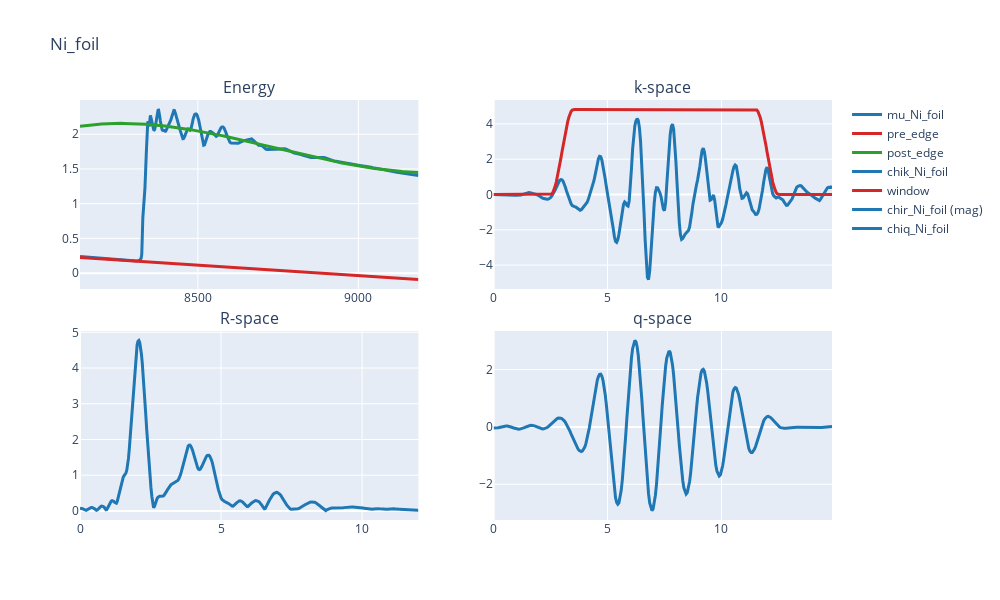
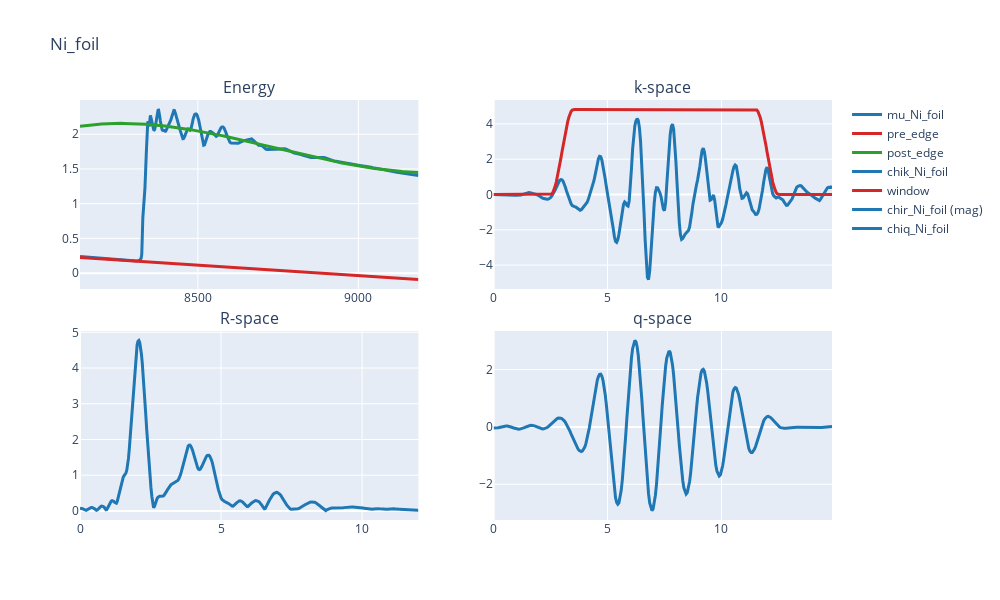

The notebook cell these images were saved under, in order:
### Markdown cell above
## compare all samples in in the subplots
This is just ploting, so far we are just doing the pre-processing:

1. substract a pre-edge background (red line in Fig.1), and mimic a post-edge background (green line)
2. subtract the oscillatory part of the spectrum, and convert the x-aixs from energy [eV] into wavenumber k[A-1]
3. Do a fourier transform, the parameter needed here is the window (shown in the red in Fig.2). Fig.3 shows the amplitude of the fourier transformed spectrum. now the X-axis is converted into R [A]. In this figure, we can clearly see different signals coming from the first-shell, second-shell contributions from the neighboring atoms
4. We can apply a window to Fig.3 to focus only on signals of e.g., the first-shell 1-3 A, then do fourier transoform back again. In order to distinguish, we use *q*-space instead of k-space, compared to Fig.2, you can see that the high-frequency component is gone. 

For the fitting process, we are actually fitting the Fig.4.

### Code cell
for key_i in sam_all_figs.keys():
    quad_plots(figs_E=sam_all_figs[key_i]['mu'], 
               figs_k=sam_all_figs[key_i]['chik'],
               figs_R=sam_all_figs[key_i]['chir'],
               figs_q=sam_all_figs[key_i]['chiq'], title=key_i)

### Figure 1 — Plotly figure (JSON) as saved in the notebook; plotly's stock layout.template omitted (floating-point values rounded to 4 significant figures; data arrays with more than 128 entries replaced by an {"elided": "..."} marker saying what was removed)
{"data": [{"line": {"color": "#1f77b4", "width": 3}, "name": "mu_Ni_foil", "type": "scatter", "x": {"elided": "463 float values"}, "xaxis": "x", "y": {"elided": "463 float values"}, "yaxis": "y"}, {"line": {"color": "#d62728", "width": 3}, "name": "pre_edge", "type": "scatter", "x": {"elided": "463 float values"}, "xaxis": "x", "y": {"elided": "463 float values"}, "yaxis": "y"}, {"line": {"color": "#2ca02c", "width": 3}, "name": "post_edge", "type": "scatter", "x": {"elided": "463 float values"}, "xaxis": "x", "y": {"elided": "463 float values"}, "yaxis": "y"}, {"line": {"color": "#1f77b4", "width": 3}, "name": "chik_Ni_foil", "type": "scatter", "x": {"elided": "298 float values"}, "xaxis": "x2", "y": {"elided": "298 float values"}, "yaxis": "y2"}, {"line": {"color": "#d62728", "width": 3}, "name": "window", "type": "scatter", "x": {"elided": "298 float values"}, "xaxis": "x2", "y": {"elided": "298 float values"}, "yaxis": "y2"}, {"line": {"color": "#1f77b4", "width": 3}, "name": "chir_Ni_foil (mag)", "type": "scatter", "x": {"elided": "392 float values"}, "xaxis": "x3", "y": {"elided": "392 float values"}, "yaxis": "y3"}, {"line": {"color": "#1f77b4", "width": 3}, "name": "chiq_Ni_foil", "type": "scatter", "x": {"elided": "298 float values"}, "xaxis": "x4", "y": {"elided": "298 float values"}, "yaxis": "y4"}], "layout": {"annotations": [{"font": {"size": 16}, "showarrow": false, "text": "Energy", "x": 0.225, "xanchor": "center", "xref": "paper", "y": 1, "yanchor": "bottom", "yref": "paper"}, {"font": {"size": 16}, "showarrow": false, "text": "k-space", "x": 0.775, "xanchor": "center", "xref": "paper", "y": 1, "yanchor": "bottom", "yref": "paper"}, {"font": {"size": 16}, "showarrow": false, "text": "R-space", "x": 0.225, "xanchor": "center", "xref": "paper", "y": 0.45, "yanchor": "bottom", "yref": "paper"}, {"font": {"size": 16}, "showarrow": false, "text": "q-space", "x": 0.775, "xanchor": "center", "xref": "paper", "y": 0.45, "yanchor": "bottom", "yref": "paper"}], "height": 600, "title": {"text": "Ni_foil"}, "width": 1000, "xaxis": {"anchor": "y", "domain": [0, 0.45]}, "xaxis2": {"anchor": "y2", "domain": [0.55, 1]}, "xaxis3": {"anchor": "y3", "domain": [0, 0.45]}, "xaxis4": {"anchor": "y4", "domain": [0.55, 1]}, "yaxis": {"anchor": "x", "domain": [0.55, 1]}, "yaxis2": {"anchor": "x2", "domain": [0.55, 1]}, "yaxis3": {"anchor": "x3", "domain": [0, 0.45]}, "yaxis4": {"anchor": "x4", "domain": [0, 0.45]}}}

### Figure 2 — Plotly figure (JSON) as saved in the notebook; plotly's stock layout.template omitted (floating-point values rounded to 4 significant figures; data arrays with more than 128 entries replaced by an {"elided": "..."} marker saying what was removed)
{"data": [{"line": {"color": "#1f77b4", "width": 3}, "name": "mu_Ni_foil", "type": "scatter", "x": {"elided": "463 float values"}, "xaxis": "x", "y": {"elided": "463 float values"}, "yaxis": "y"}, {"line": {"color": "#d62728", "width": 3}, "name": "pre_edge", "type": "scatter", "x": {"elided": "463 float values"}, "xaxis": "x", "y": {"elided": "463 float values"}, "yaxis": "y"}, {"line": {"color": "#2ca02c", "width": 3}, "name": "post_edge", "type": "scatter", "x": {"elided": "463 float values"}, "xaxis": "x", "y": {"elided": "463 float values"}, "yaxis": "y"}, {"line": {"color": "#1f77b4", "width": 3}, "name": "chik_Ni_foil", "type": "scatter", "x": {"elided": "298 float values"}, "xaxis": "x2", "y": {"elided": "298 float values"}, "yaxis": "y2"}, {"line": {"color": "#d62728", "width": 3}, "name": "window", "type": "scatter", "x": {"elided": "298 float values"}, "xaxis": "x2", "y": {"elided": "298 float values"}, "yaxis": "y2"}, {"line": {"color": "#1f77b4", "width": 3}, "name": "chir_Ni_foil (mag)", "type": "scatter", "x": {"elided": "392 float values"}, "xaxis": "x3", "y": {"elided": "392 float values"}, "yaxis": "y3"}, {"line": {"color": "#1f77b4", "width": 3}, "name": "chiq_Ni_foil", "type": "scatter", "x": {"elided": "298 float values"}, "xaxis": "x4", "y": {"elided": "298 float values"}, "yaxis": "y4"}], "layout": {"annotations": [{"font": {"size": 16}, "showarrow": false, "text": "Energy", "x": 0.225, "xanchor": "center", "xref": "paper", "y": 1, "yanchor": "bottom", "yref": "paper"}, {"font": {"size": 16}, "showarrow": false, "text": "k-space", "x": 0.775, "xanchor": "center", "xref": "paper", "y": 1, "yanchor": "bottom", "yref": "paper"}, {"font": {"size": 16}, "showarrow": false, "text": "R-space", "x": 0.225, "xanchor": "center", "xref": "paper", "y": 0.45, "yanchor": "bottom", "yref": "paper"}, {"font": {"size": 16}, "showarrow": false, "text": "q-space", "x": 0.775, "xanchor": "center", "xref": "paper", "y": 0.45, "yanchor": "bottom", "yref": "paper"}], "height": 600, "title": {"text": "Ni_foil"}, "width": 1000, "xaxis": {"anchor": "y", "domain": [0, 0.45]}, "xaxis2": {"anchor": "y2", "domain": [0.55, 1]}, "xaxis3": {"anchor": "y3", "domain": [0, 0.45]}, "xaxis4": {"anchor": "y4", "domain": [0.55, 1]}, "yaxis": {"anchor": "x", "domain": [0.55, 1]}, "yaxis2": {"anchor": "x2", "domain": [0.55, 1]}, "yaxis3": {"anchor": "x3", "domain": [0, 0.45]}, "yaxis4": {"anchor": "x4", "domain": [0, 0.45]}}}
